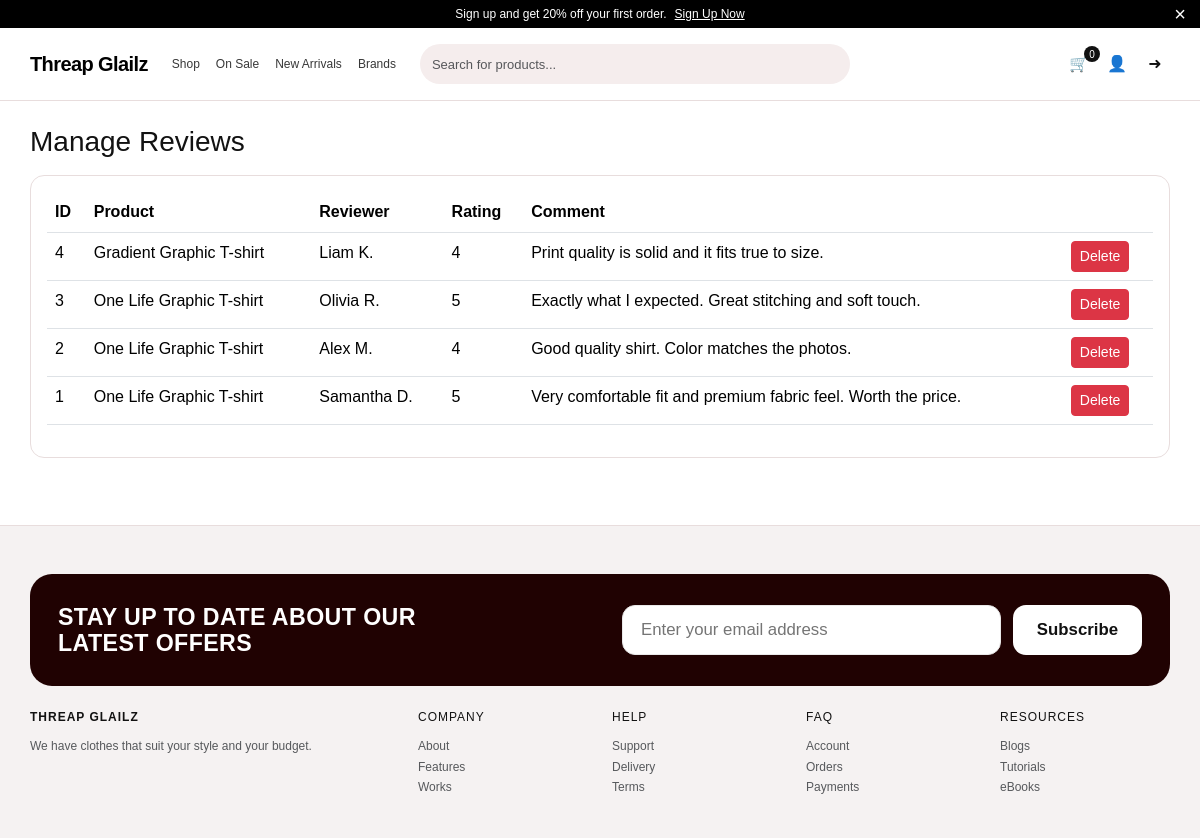
Page /admin/reviews.php (signed in) on the committed database.
### tables this page shows
CREATE TABLE reviews (
    id INT UNSIGNED AUTO_INCREMENT PRIMARY KEY,
    product_id INT UNSIGNED NOT NULL,
    user_id INT UNSIGNED NULL,
    reviewer_name VARCHAR(120) NOT NULL,
    rating TINYINT UNSIGNED NOT NULL,
    comment TEXT NOT NULL,
    created_at TIMESTAMP DEFAULT CURRENT_TIMESTAMP,
    CONSTRAINT fk_reviews_product FOREIGN KEY (product_id) REFERENCES products(id) ON DELETE CASCADE,
    CONSTRAINT fk_reviews_user FOREIGN KEY (user_id) REFERENCES users(id) ON DELETE SET NULL,
    INDEX idx_reviews_product (product_id),
    INDEX idx_reviews_rating (rating)
);

CREATE TABLE products (
    id INT UNSIGNED AUTO_INCREMENT PRIMARY KEY,
    category_id INT UNSIGNED NOT NULL,
    name VARCHAR(180) NOT NULL,
    slug VARCHAR(200) NOT NULL UNIQUE,
    description TEXT NOT NULL,
    price DECIMAL(10,2) NOT NULL,
    old_price DECIMAL(10,2) NULL,
    rating DECIMAL(2,1) DEFAULT 4.5,
    stock INT UNSIGNED DEFAULT 100,
    colors VARCHAR(255) DEFAULT 'Black,White',
    sizes VARCHAR(255) DEFAULT 'S,M,L,XL',
    is_popular TINYINT(1) DEFAULT 0,
    is_sold TINYINT(1) NOT NULL DEFAULT 0,
    created_at TIMESTAMP DEFAULT CURRENT_TIMESTAMP,
    updated_at TIMESTAMP DEFAULT CURRENT_TIMESTAMP ON UPDATE CURRENT_TIMESTAMP,
    CONSTRAINT fk_products_category FOREIGN KEY (category_id) REFERENCES categories(id) ON DELETE CASCADE,
    INDEX idx_products_category (category_id),
    INDEX idx_products_price (price),
    INDEX idx_products_popular (is_popular)
);

### includes/db.php (called while the page is built, shortened)
<?php
function db(): PDO {
    static $pdo = null;
    if ($pdo === null) {
        $dsn = 'mysql:host=' . DB_HOST . ';dbname=' . DB_NAME . ';charset=utf8mb4';
        $pdo = new PDO($dsn, DB_USER, DB_PASS, [
            PDO::ATTR_ERRMODE => PDO::ERRMODE_EXCEPTION,
            PDO::ATTR_DEFAULT_FETCH_MODE => PDO::FETCH_ASSOC,
            PDO::ATTR_EMULATE_PREPARES => false,
        ]);
    }
    return $pdo;
}

### includes/functions.php (called while the page is built, shortened)
<?php
require_once __DIR__ . '/db.php';
function e(string $value): string {
    return htmlspecialchars($value, ENT_QUOTES, 'UTF-8');
}

### admin/reviews.php (the view, shortened to what this page needs)
<?php
require_once __DIR__ . '/../includes/functions.php';
$reviews = db()->query('SELECT r.*, p.name AS product_name FROM reviews r JOIN products p ON p.id = r.product_id ORDER BY r.id DESC')->fetchAll();
include __DIR__ . '/../header.php';
?>
<h1 class="h3 mb-3">Manage Reviews</h1>
<div class="detail-box p-3">
    <table class="table">
        <thead><tr><th>ID</th><th>Product</th><th>Reviewer</th><th>Rating</th><th>Comment</th><th></th></tr></thead>
        <tbody>
            <?php foreach ($reviews as $r): ?>
                <tr>
                    <td><?= (int)$r['id'] ?></td>
                    <td><?= e($r['product_name']) ?></td>
                    <td><?= e($r['reviewer_name']) ?></td>
                    <td><?= (int)$r['rating'] ?></td>
                    <td><?= e($r['comment']) ?></td>
                    <td>
                        <form method="post" onsubmit="return confirm('Delete review?')">
                            <button class="btn btn-sm btn-danger">Delete</button>
                        </form>
                    </td>
                </tr>
            <?php endforeach; ?>
        </tbody>
    </table>
</div>
<?php include __DIR__ . '/../footer.php'; ?>

### assets/css/style.css (style rules this page uses)
:root { --ink: #121212; --muted: #6e6e6e; --line: #e8dddd; --soft: #f5eded; --soft-2: #f9f3f3; --dark: #200202; --radius: 14px; }
* { box-sizing: border-box; }
body { margin: 0; font-family: "Poppins", Arial, sans-serif; color: var(--ink); background: #fff; }
.filter-card, .cart-box, .summary-box, .detail-box { border-radius: var(--radius); border: 1px solid var(--line); background: #fff; }

### rows in the picture
reviews: id "4", product.name "Gradient Graphic T-shirt", reviewer_name "Liam K.", rating "4", comment "Print quality is solid and it fits true to size."
reviews: id "3", product.name "One Life Graphic T-shirt", reviewer_name "Olivia R.", rating "5", comment "Exactly what I expected. Great stitching and soft touch."
reviews: id "2", product.name "One Life Graphic T-shirt", reviewer_name "Alex M.", rating "4", comment "Good quality shirt. Color matches the photos."
reviews: id "1", product.name "One Life Graphic T-shirt", reviewer_name "Samantha D.", rating "5", comment "Very comfortable fit and premium fabric feel. Worth the price."

### other values in the picture
cart_items_count() "0"
